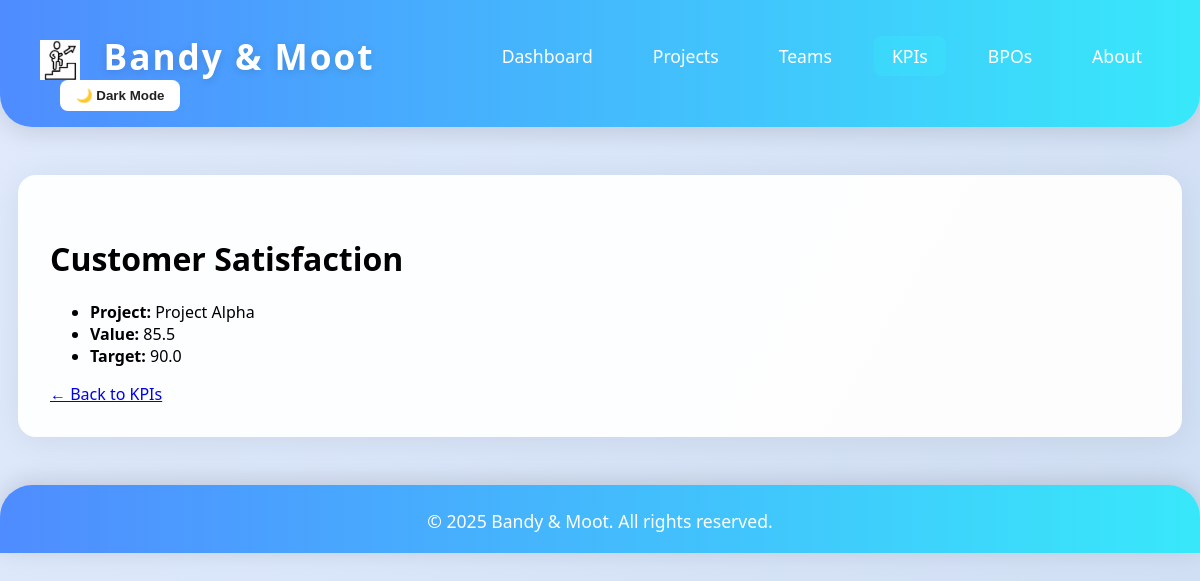
Screenshot of /kpis/1/ with the database file from the repository.
### dashboard/models.py (models this page shows, shortened)
class KPI(models.Model):
	project = models.ForeignKey(Project, on_delete=models.CASCADE, null=True, blank=True)
	bpo = models.ForeignKey(BPO, on_delete=models.CASCADE, null=True, blank=True)
	name = models.CharField(max_length=100)
	value = models.FloatField()
	target = models.FloatField()

class Project(models.Model):
	name = models.CharField(max_length=100)
	client = models.CharField(max_length=100)
	status = models.CharField(max_length=50)
	start_date = models.DateField()
	end_date = models.DateField(null=True, blank=True)
	bpo = models.ForeignKey(BPO, on_delete=models.SET_NULL, null=True, blank=True)

### dashboard/views.py (the view)
# urls.py: path('kpis/<int:pk>/', views.kpi_detail, name='kpi_detail'),
def kpi_detail(request, pk):
    kpi = get_object_or_404(KPI, pk=pk)
    return render(request, 'dashboard/kpi_detail.html', {'kpi': kpi})

### dashboard/templates/dashboard/kpi_detail.html (shortened to what this page needs)
{% extends 'dashboard/base.html' %}
{% block content %}
<h1>{{ kpi.name }}</h1>
<ul>
    <li><strong>Project:</strong> {{ kpi.project.name }}</li>
    <li><strong>Value:</strong> {{ kpi.value }}</li>
    <li><strong>Target:</strong> {{ kpi.target }}</li>
</ul>
<a href="/kpis/">&larr; Back to KPIs</a>
{% endblock %}

### dashboard/templates/dashboard/base.html (style rules this page uses)
body { font-family: 'Segoe UI', Arial, sans-serif; margin: 0; background: linear-gradient(120deg, #e0eafc 0%, #cfdef3 100%); min-height: 100vh; transition: background 0.3s, color 0.3s; }

### rows the page displays
KPI: name "Customer Satisfaction", project.name "Project Alpha", value "85.5", target "90.0"
